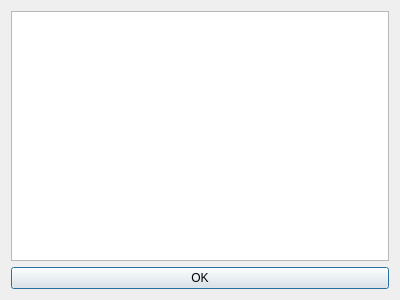
<?xml version="1.0" encoding="UTF-8"?>
<ui version="4.0">
 <class>reviewDialog</class>
 <widget class="QDialog" name="reviewDialog">
  <property name="geometry">
   <rect>
    <x>0</x>
    <y>0</y>
    <width>400</width>
    <height>300</height>
   </rect>
  </property>
  <property name="windowTitle">
   <string>Review</string>
  </property>
  <layout class="QGridLayout" name="gridLayout">
   <item row="0" column="0">
    <widget class="QPlainTextEdit" name="plainTextEdit"/>
   </item>
   <item row="1" column="0">
    <widget class="QPushButton" name="finishButton">
     <property name="text">
      <string>OK</string>
     </property>
    </widget>
   </item>
  </layout>
 </widget>
 <resources/>
 <connections>
  <connection>
   <sender>finishButton</sender>
   <signal>clicked()</signal>
   <receiver>reviewDialog</receiver>
   <slot>saveReview()</slot>
   <hints>
    <hint type="sourcelabel">
     <x>168</x>
     <y>273</y>
    </hint>
    <hint type="destinationlabel">
     <x>183</x>
     <y>264</y>
    </hint>
   </hints>
  </connection>
 </connections>
 <slots>
  <slot>saveReview()</slot>
 </slots>
</ui>
